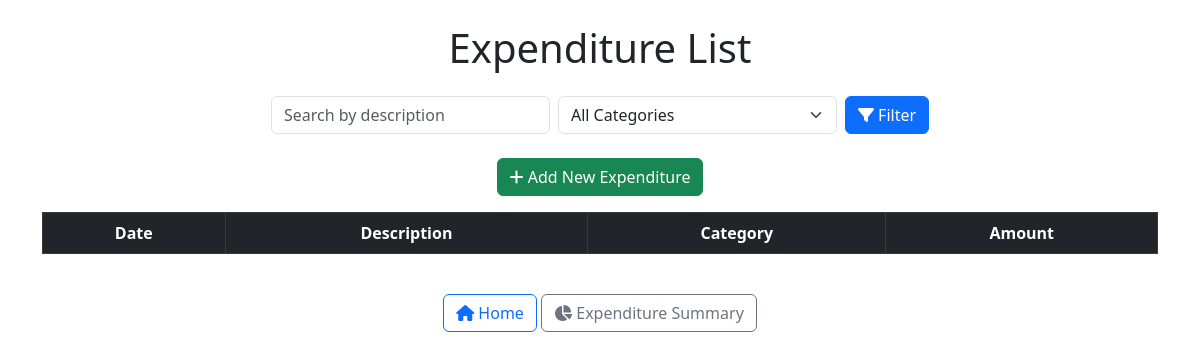
Page /expenditures/ (signed in) on the earlier database version.
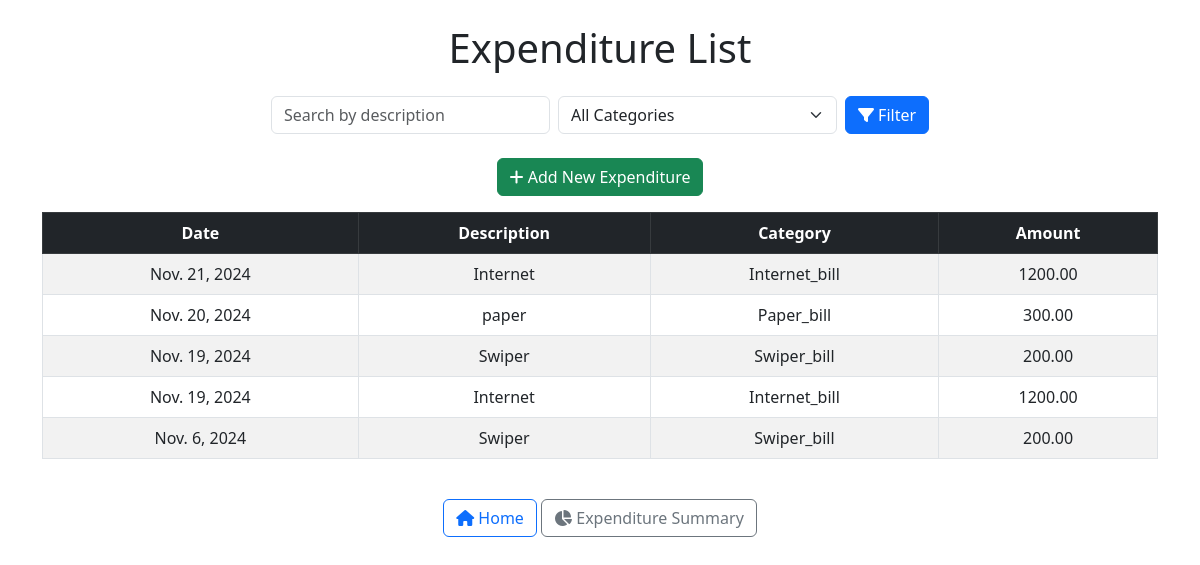
Same page on the later database version.
### hostel/models.py (models this page shows, shortened)
class Expenditure(models.Model):
    date = models.DateField()
    description = models.CharField(max_length=255)
    amount = models.DecimalField(max_digits=10,decimal_places=2)
    category = models.CharField(max_length=100,choices=[
        ('Maintenance', 'Maintenance'),
        ('Electric_bill', 'Electric_bill'),
        ('Swiper_bill', 'Swiper_bill'),
        ('Paper_bill','Paper_bill'),
        ('Internet_bill','Internet_bill'),
        ('Miscellaneous', 'Miscellaneous')
    ])

### hostel/views.py (the view)
# urls.py: path('expenditures/', views.expenditure_list, name='expenditure_list'),
@login_required
def expenditure_list(request):
    expenditures = Expenditure.objects.all().order_by('-date')
    category = request.GET.get('category', '')
    if category:
        expenditures = expenditures.filter(category=category)
    search_query = request.GET.get('q', '')
    if search_query:
        expenditures = expenditures.filter(description__icontains=search_query)
    return render(request, 'hostel/expenditure_list.html',
                  {'expenditures': expenditures,
                   'categories': Expenditure._meta.get_field('category').choices
                   })

### hostel/templates/hostel/expenditure_list.html (shortened to what this page needs)
<!DOCTYPE html>
<html>
  <head>
    <link
      href="https://cdn.jsdelivr.net/npm/bootstrap@5.3.0/dist/css/bootstrap.min.css"
      rel="stylesheet"
    >
    <link
      href="https://cdnjs.cloudflare.com/ajax/libs/font-awesome/6.0.0-beta3/css/all.min.css"
      rel="stylesheet"
    >
  </head>
  <body>
    <div class="container mt-4">
      <h1 class="text-center mb-4">Expenditure List</h1>
      <form method="get" action="{% url 'expenditure_list' %}" class="mb-4 d-flex justify-content-center gap-2">
        <input
          type="text"
          name="q"
          placeholder="Search by description"
          value="{{ request.GET.q }}"
          class="form-control w-25"
        >
        <select name="category" class="form-select w-25">
          <option value="">All Categories</option>
        </select>
        <button type="submit" class="btn btn-primary">
          <i class="fas fa-filter"></i> Filter
        </button>
      </form>
      <div class="mb-3 text-center">
        <a href="{% url 'add_expenditure' %}" class="btn btn-success">
          <i class="fas fa-plus"></i> Add New Expenditure
        </a>
      </div>
      <div class="table-responsive">
        <table class="table table-striped table-bordered text-center">
          <thead class="table-dark">
            <tr>
              <th>Date</th>
              <th>Description</th>
              <th>Category</th>
              <th>Amount</th>
            </tr>
          </thead>
          <tbody>
            {% for expenditure in expenditures %}
              <tr>
                <td>{{ expenditure.date }}</td>
                <td>{{ expenditure.description }}</td>
                <td>{{ expenditure.category }}</td>
                <td>{{ expenditure.amount }}</td>
              </tr>
            {% endfor %}
          </tbody>
        </table>
      </div>
      <div class="text-center mt-4">
        <a href="{% url 'home' %}" class="btn btn-outline-primary">
          <i class="fas fa-home"></i> Home
        </a>
        <a href="{% url 'expenditure_summary' %}" class="btn btn-outline-secondary">
          <i class="fas fa-chart-pie"></i> Expenditure Summary
        </a>
      </div>
    </div>
  </body>
</html>

Differences in the rows shown:
added Expenditure: date "Nov. 21, 2024", description "Internet", category "Internet_bill", amount "1200.00"
added Expenditure: date "Nov. 20, 2024", description "paper", category "Paper_bill", amount "300.00"
added Expenditure: date "Nov. 19, 2024", description "Swiper", category "Swiper_bill", amount "200.00"
added Expenditure: date "Nov. 19, 2024", description "Internet", category "Internet_bill", amount "1200.00"
added Expenditure: date "Nov. 6, 2024", description "Swiper", category "Swiper_bill", amount "200.00"
